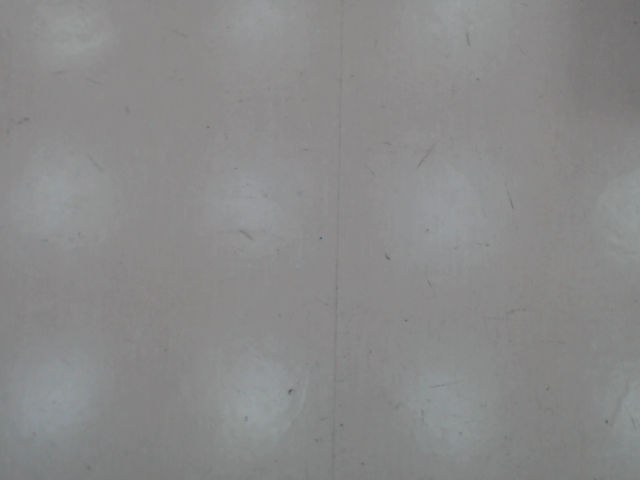
#> input picture floor_without_p.png, 640 x 480 px
$ python -i obstacles_detection.py   (imports and definitions only)
#> lines starting #> are read from the running program, lines starting #| are printed output that depends on the picture; after the words box and inside, x2 and y2 are one past the last pixel; in counts of white or black regions, pixels touching at a corner belong together
#> further down, picture is the input picture: shape (480, 640, 3); mean B, G, R 137.6, 137.8, 137.5
import numpy as np
import cv2

#camera = cv2.VideoCapture(0)

### Class Mapping with one method 'get_map'
###
### arguments: frame
### return: list of points of obstacles, represented as a rectangles

class Mapping:
	def get_map(self, frame):
		# Convert image into grayscale
		gray = cv2.cvtColor(frame, cv2.COLOR_BGR2GRAY)
		# Blur the image, apply binominal otsu filter
		blurred = cv2.bilateralFilter( gray, 12, 100, 100 )
		_, mask = cv2.threshold( blurred, 0, 255, cv2.THRESH_BINARY+cv2.THRESH_OTSU )
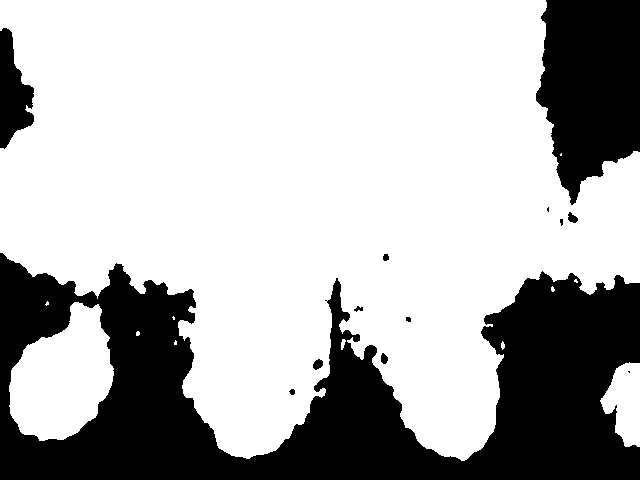
#> mask: shape (480, 640); 70.1% white; 13 black regions (3 under 20 px), largest, box (x1, y1, x2, y2) and area: (0, 253, 640, 480) 72737, (536, 0, 640, 205) 16146, (0, 28, 34, 149) 2495
		# Erode mask to avoid sharp edges
		mask = cv2.erode(mask, None, iterations=3)
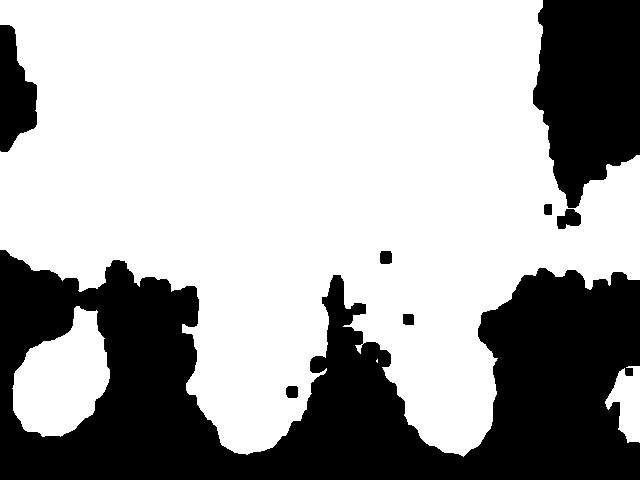
#> mask: shape (480, 640); 66.6% white; 8 black regions, largest, box (x1, y1, x2, y2) and area: (0, 250, 640, 480) 81351, (533, 0, 640, 208) 17421, (0, 25, 37, 152) 3145
		# Get mask of the image with founded edges
		edges = cv2.Canny( mask, 100, 200 )
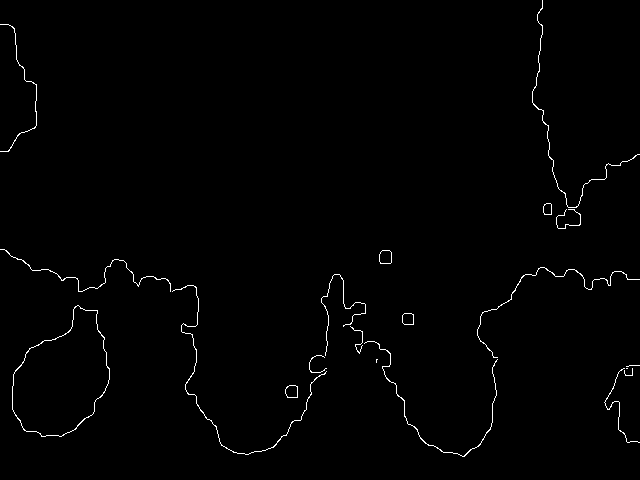
#> edges: shape (480, 640); 0.93% white in thin lines or dots
		# Get all counters
		obst_cntrs = cv2.findContours( edges.copy(), cv2.RETR_EXTERNAL, cv2.CHAIN_APPROX_TC89_KCOS )[-2]
#> obst_cntrs = 20 contours, 10 with area under 20; largest, box (x1, y1, x2, y2) and area: (12, 305, 110, 437) 8382, (379, 250, 392, 264) 142, (285, 385, 298, 398) 134, (402, 313, 414, 325) 116, (543, 203, 552, 215) 78

		# Following loop deletes small contours
		obstacles = []
		for o in obst_cntrs:
			if cv2.contourArea(o) > 500:
				addToList = True
				obst_coord = cv2.minAreaRect( o )
				obst_coord = cv2.boxPoints( obst_coord )
				obst_coord = np.int0( np.around(obst_coord) )
				first_point = [ obst_coord[0] ]
				obst_coord = np.concatenate( (obst_coord, first_point ) )
				line_coord = []
				for i in range( 0, len(obst_coord) - 1 ):
					line_coord.append( [ obst_coord[i], obst_coord[i+1] ] )
				obstacles.append( line_coord )
#> this loop made 20 passes
#> (addToList, obst_coord) on pass 11: (True, [[47, 455], [-15, 388], [85, 297], [147, 364]])
#> o on passes 3, 6: [[627, 368]], [[376, 362], [377, 359]]
#> after the loop, obstacles = [[[[47, 455], [-15, 388]], [[-15, 388], [85, 297]], [[85, 297], [147, 364]], [[147, 364], [47, 455]]]]


		return obstacles

>>> import cv2
>>> picture = cv2.imread('floor_without_p.png')
>>> result = Mapping().get_map(picture)
#> result has the same summary as obstacles in get_map
